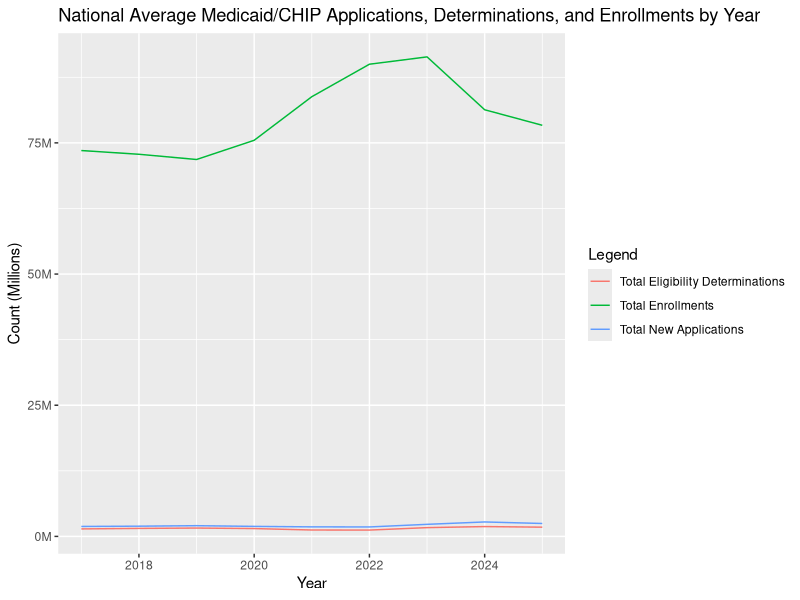
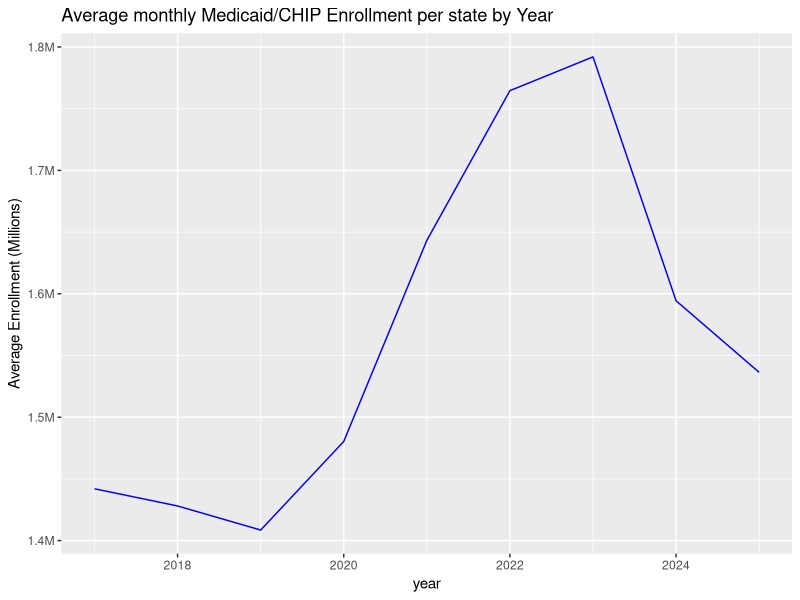
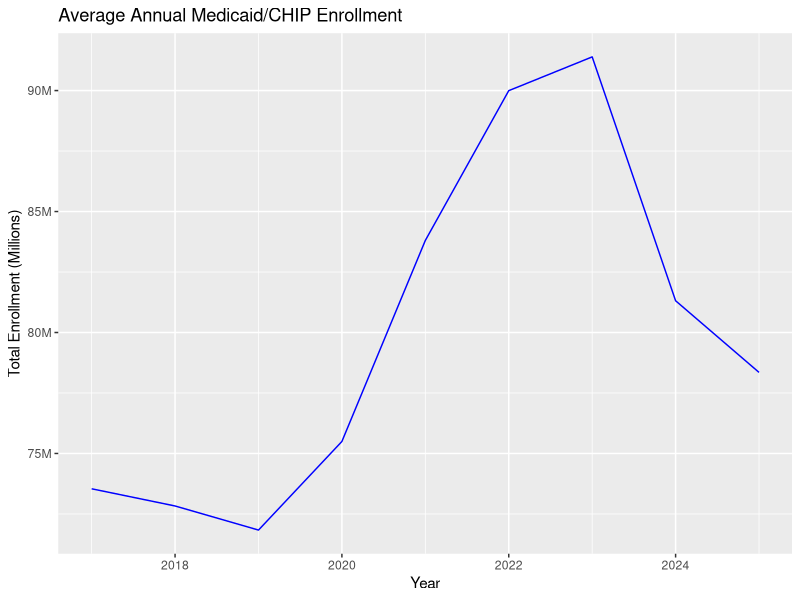
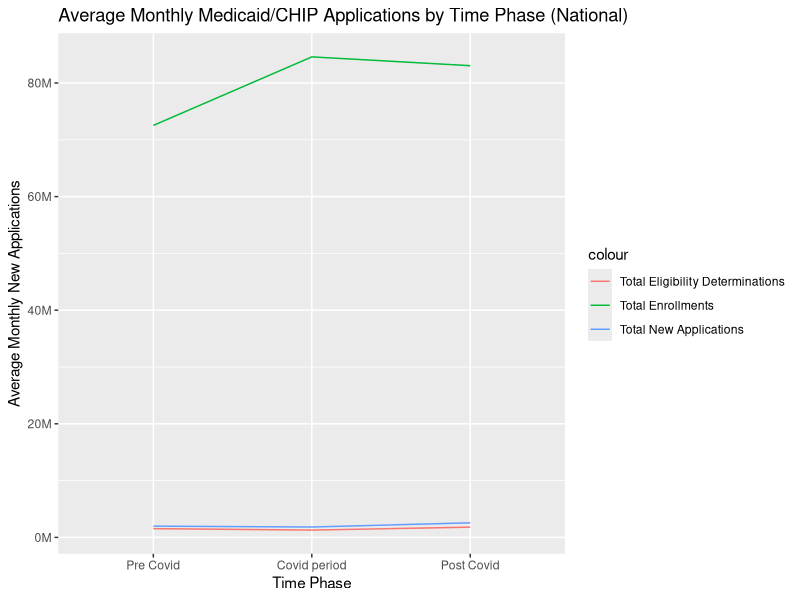
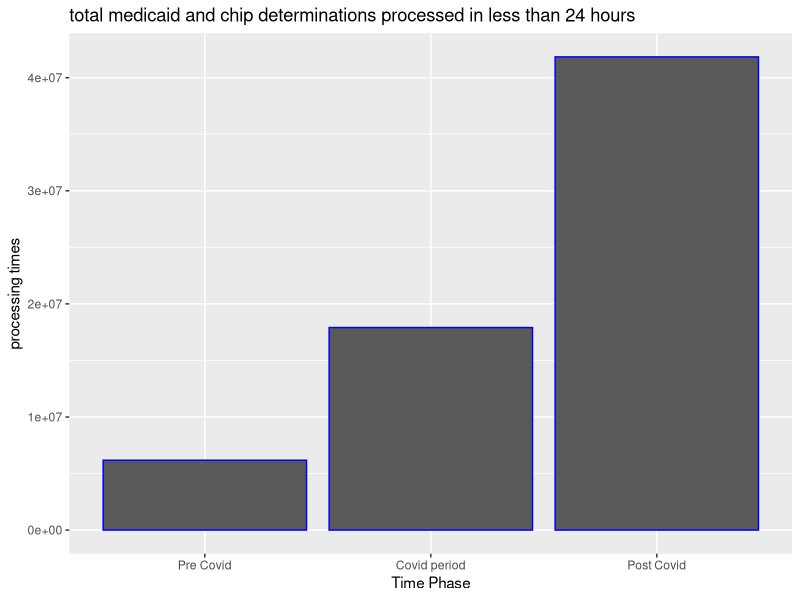

Source code (R) for these figures, in order:
## ---- chunk 1
install.packages("scales")
library(tidyverse)
library(lubridate)
library(scales)
## ---- chunk 2
medicaid_chip <- read_csv("../data/medicaid_chip.csv")
## ---- chunk 3
medicaid_chip |>
  group_by(year, reporting_period) |>  # sum across states for each month (getting national monthly totals)
  summarise(
    monthly_new_applications = sum(total_applications_for_financial_assistance_submitted_at_state_level, na.rm=TRUE),
    monthly_eligibility_determination = sum(total_medicaid_and_chip_determinations, na.rm=TRUE),
    monthly_enrollments = sum(total_medicaid_and_chip_enrollment, na.rm=TRUE),
    .groups = "drop"
  ) |>
  group_by(year) |>   #average over months (getting the national average for the year), it gives avf national estimates not just averages of state-level data points
  summarise(
    avg_new_applications = mean(monthly_new_applications, na.rm=TRUE),
    avg_eligibility_determination = mean(monthly_eligibility_determination, na.rm=TRUE),
    avg_enrollments = mean(monthly_enrollments, na.rm=TRUE)
  ) |>
  ggplot(aes(x=year)) +
  geom_line(aes(y=avg_new_applications, color="Total New Applications")) +
  geom_line(aes(y=avg_eligibility_determination, color="Total Eligibility Determinations")) +
  geom_line(aes(y=avg_enrollments, color="Total Enrollments")) +
  scale_y_continuous(labels = function(x) paste0(x / 1e6, "M")) +
  labs(
    x = "Year",
    y = "Count (Millions)",
    title = "National Average Medicaid/CHIP Applications, Determinations, and Enrollments by Year",
    color = "Legend"
  )
## ---- chunk 4
#By using mean() directly on the raw data (which likely has multiple states and months per year), we are getting the average per observation rather than the national average. 
medicaid_chip |> 
  group_by(year) |> 
  summarise( avg_enrollments= mean(total_medicaid_and_chip_enrollment, na.rm=TRUE)) |>
  ggplot(mapping=aes(x=year,y=avg_enrollments))+
  geom_line(color="blue")+
  scale_y_continuous(labels = function(x) paste0(x / 1e6, "M")
  ) +
 labs(
    x = "year",
    y = "Average Enrollment (Millions)",
    title = "Average monthly Medicaid/CHIP Enrollment per state by Year"
  ) 
                   
## ---- chunk 5
medicaid_chip |>
  group_by(year, reporting_period) |>
  summarise(
    monthly_national_enrollment =
      sum(total_medicaid_and_chip_enrollment, na.rm = TRUE),
    .groups = "drop"
  ) |>
  group_by(year) |>
  summarise(
    total_annual_enrollment =
      mean(monthly_national_enrollment, na.rm = TRUE)) |>
  ggplot(aes(x = year, y = total_annual_enrollment)) +
  geom_line(color = "blue") +
  scale_y_continuous(
    labels = function(x) paste0(x / 1e6, "M")
  ) +
  labs(
    x = "Year",
    y = "Total Enrollment (Millions)",
    title = "Average Annual Medicaid/CHIP Enrollment"
  )

## ---- chunk 6

medicaid_chip <- medicaid_chip |> 
  mutate(
 time_phase =  case_when(
    reporting_period < ymd("2020-03-01")  ~ "Pre Covid",
    between(ymd(reporting_period), ymd("2020-03-01"), ymd("2023-03-31")) ~ "Covid period",
    reporting_period >= ymd("2023-04-01") ~ "Post Covid"
  ) 
) 

sum(is.na(medicaid_chip$time_phase))

## ---- chunk 7
glimpse(medicaid_chip)
## ---- chunk 8
medicaid_chip |> 
  group_by(time_phase, reporting_period) |>
  summarise(
    monthly_total_new_applications = sum(total_applications_for_financial_assistance_submitted_at_state_level, na.rm = TRUE),
    monthly_eligibility_determination = sum(total_medicaid_and_chip_determinations, na.rm=TRUE),
    monthly_enrollments = sum(total_medicaid_and_chip_enrollment, na.rm=TRUE),
    .groups = "drop"
  ) |>
  group_by(time_phase) |>
  summarise(
    avg_monthly_new_applications = mean(monthly_total_new_applications, na.rm = TRUE),
    avg_eligibility_determination = mean(monthly_eligibility_determination, na.rm=TRUE),
    avg_enrollments = mean(monthly_enrollments, na.rm=TRUE)
  ) |>
  mutate(time_phase = factor(time_phase, levels = c("Pre Covid", "Covid period", "Post Covid"), ordered = TRUE)) |> #this tells which period come first
  ggplot(aes(x=time_phase, y=avg_monthly_new_applications, group=1)) + #group=1 is needed because it treats x-axis as a single
  geom_line(aes(y=avg_monthly_new_applications, color="Total New Applications")) +
  geom_line(aes(y=avg_eligibility_determination, color="Total Eligibility Determinations")) +
  geom_line(aes(y=avg_enrollments, color="Total Enrollments")) +
  scale_y_continuous(labels = function(x) paste0(x / 1e6, "M")) +
  labs(
    x="Time Phase",
    y="Average Monthly New Applications",
    title="Average Monthly Medicaid/CHIP Applications by Time Phase (National)"
  )
## ---- chunk 9
medicaid_chip |> 
  group_by(time_phase) |> 
  summarise(processing_times = sum(total_medicaid_and_chip_determinations_processed_in_less_than_24_hours,na.rm= TRUE)) |>
  arrange(time_phase) |> 
  mutate(time_phase = factor(time_phase, levels = c("Pre Covid", "Covid period", "Post Covid"), ordered = TRUE))  |> 
  ggplot(mapping=aes(x= time_phase,y=processing_times))+
  geom_col(color = "blue") +
  labs(
    x = "Time Phase",
    y = "processing times",
    title = "total medicaid and chip determinations processed in less than 24 hours"
  ) 
## ---- chunk 10
str(medicaid_chip$reporting_period)
